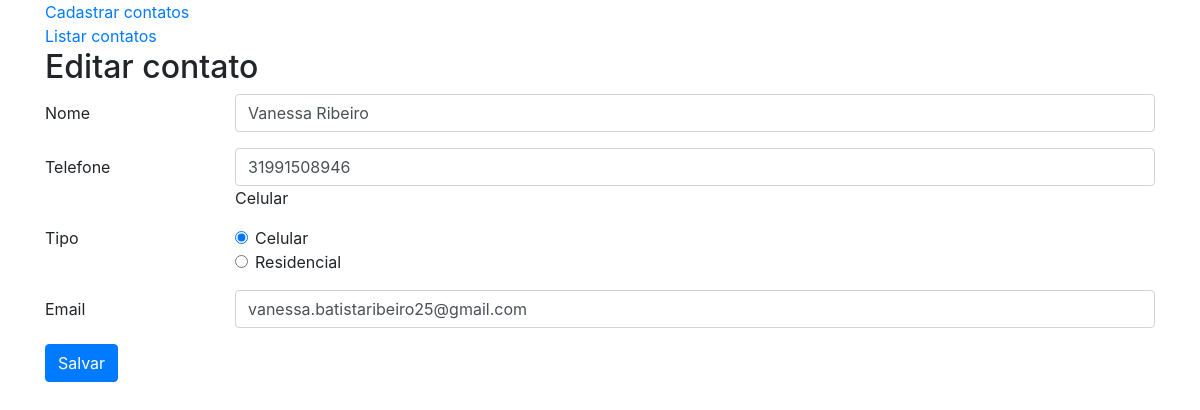
/editar_contatos.php?id=1, run on the app's committed database.
### tables this page shows
CREATE TABLE `contatos` (
  `id` int(11) NOT NULL,
  `nome` varchar(220) NOT NULL,
  `telefone` varchar(20) NOT NULL,
  `tipo` varchar(220) NOT NULL,
  `email` varchar(220) DEFAULT NULL
);

### editar_contatos.php (the view, shortened to what this page needs)
<?php
include_once("conexao.php");
$id = filter_input(INPUT_GET, 'id', FILTER_SANITIZE_NUMBER_INT);
$result_contatos = "SELECT * FROM contatos WHERE id = '$id' ";
$resultado_contatos = mysqli_query($conn, $result_contatos);
$row_contatos = mysqli_fetch_assoc($resultado_contatos);
?>
<!doctype html>
<html lang = "pt-BR">
<head>
<link rel="stylesheet" href="https://stackpath.bootstrapcdn.com/bootstrap/4.1.0/css/bootstrap.min.css">
</head>
<body>
<div class="container">
<a href='login_agenda.php'>Cadastrar contatos</a><br>
<a href='index.php'>Listar contatos</a><br>
<h2>Editar contato</h2>
  <form method="POST" action="processa_editar_contatos.php">
    <div class="form-group row">
	<input name="id" type="hidden" class="form-control" id="id" value="<?php echo  $row_contatos['id'];?>" /></label><br />
    <label for="inputNome" class="col-sm-2 col-form-label">Nome</label>
    <div class="col-sm-10">
    <input name="nome" type="text" class="form-control" id="nome" value= "<?php echo  $row_contatos['nome']; ?>" />
    </div>
    </div>
  <div class="form-group row">
    <label for="inputTelefone" class="col-sm-2 col-form-label">Telefone</label>
    <div class="col-sm-10">
      <input name="telefone" type="text" class="form-control" id="telefone" value= "<?php echo  $row_contatos['telefone']; ?>">Celular</input>
    </div>
  </div>
<fieldset class="form-group">
    <div class="row">
      <legend class="col-form-label col-sm-2 pt-0">Tipo</legend>
      <div class="col-sm-10">
        <div class="form-check">
          <input class="form-check-input" name='tipo' type="radio" id="tipo" value="Celular" checked>
          <label class="form-check-label" for="gridRadios1">
            Celular
          </label>
        </div>
       <div class="form-check">
          <input class="form-check-input" name='tipo' type="radio" id="tipo" value="Residencial">
          <label class="form-check-label" for="gridRadios2">
            Residencial
          </label>
        </div>
		 </fieldset>
 <div class="form-group row">
    <label for="inputEnail" class="col-sm-2 col-form-label">Email</label>
    <div class="col-sm-10">
      <input name="email" type="text" class="form-control" id="email" value= "<?php echo $row_contatos['email']; ?>" />
    </div>
  </div>
  <div class="form-group row">
    <div class="col-sm-10">
      <button type="submit" class="btn btn-primary">Salvar</button>
    </div>
  </div>
      </form>
	  </div>
</body>
</html>

### data on the page
contatos: nome "Vanessa Ribeiro", telefone "31991508946", email "vanessa.batistaribeiro25@gmail.com"
